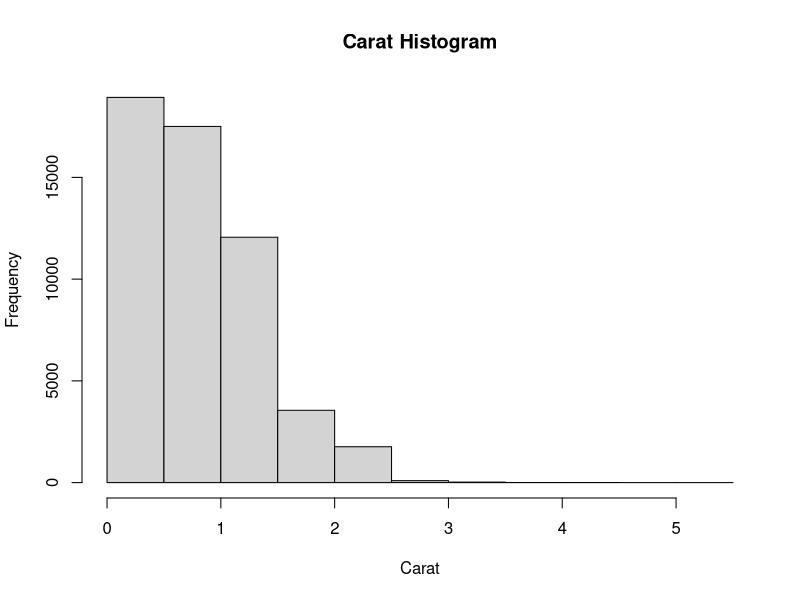
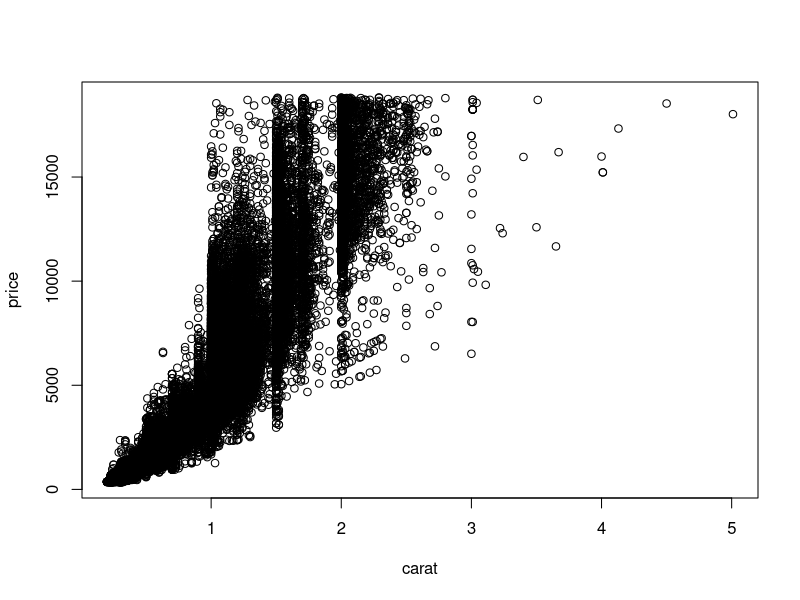
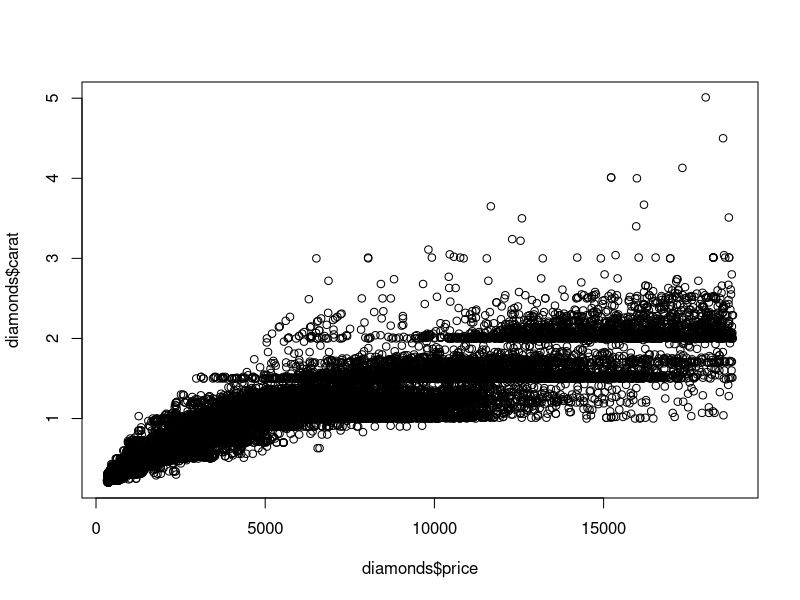
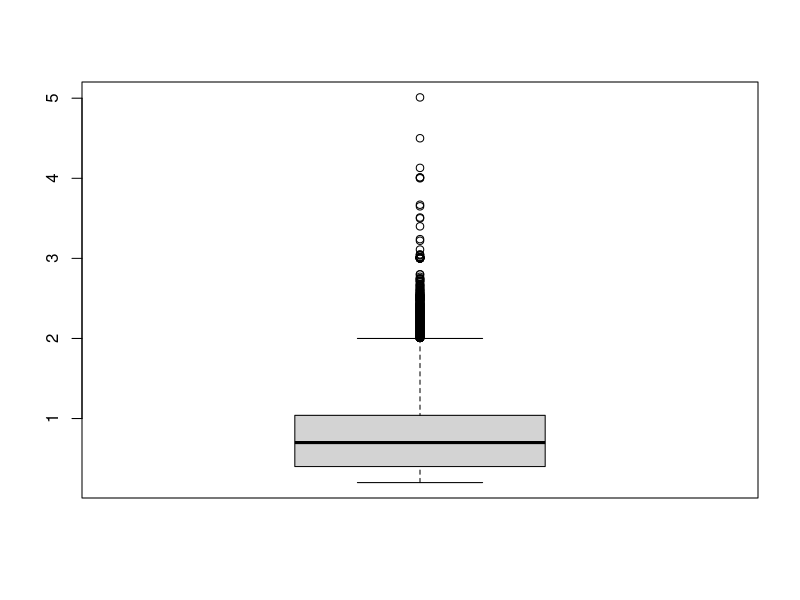
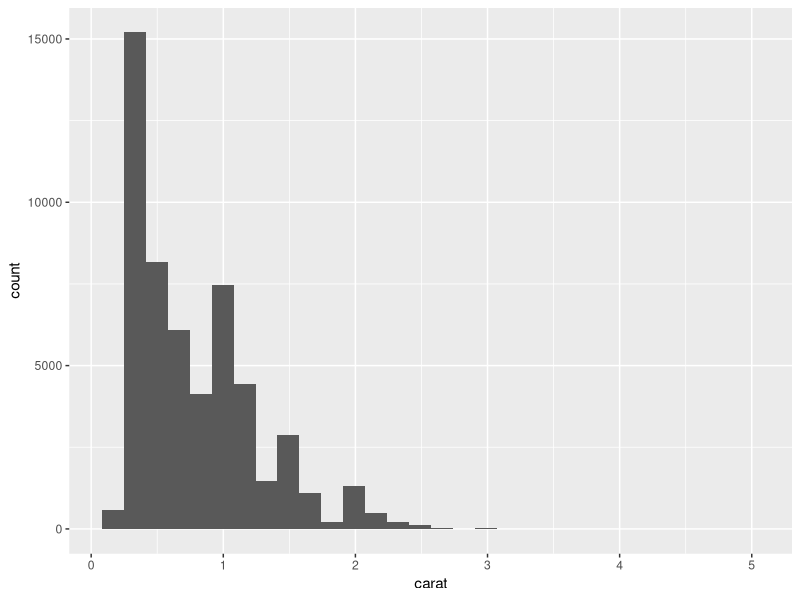
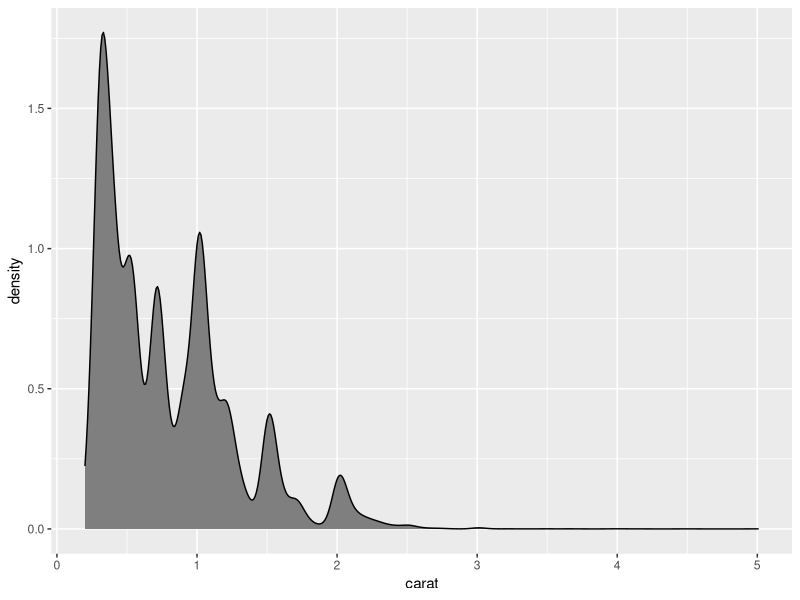
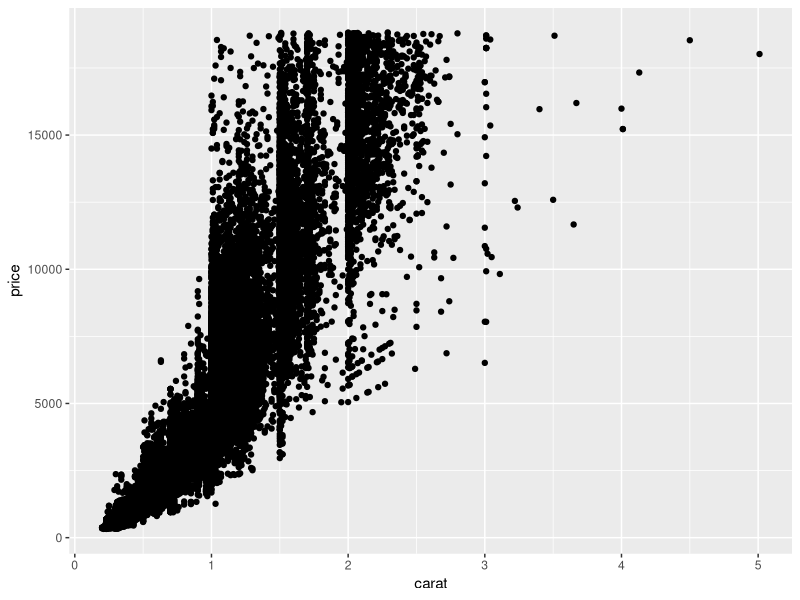
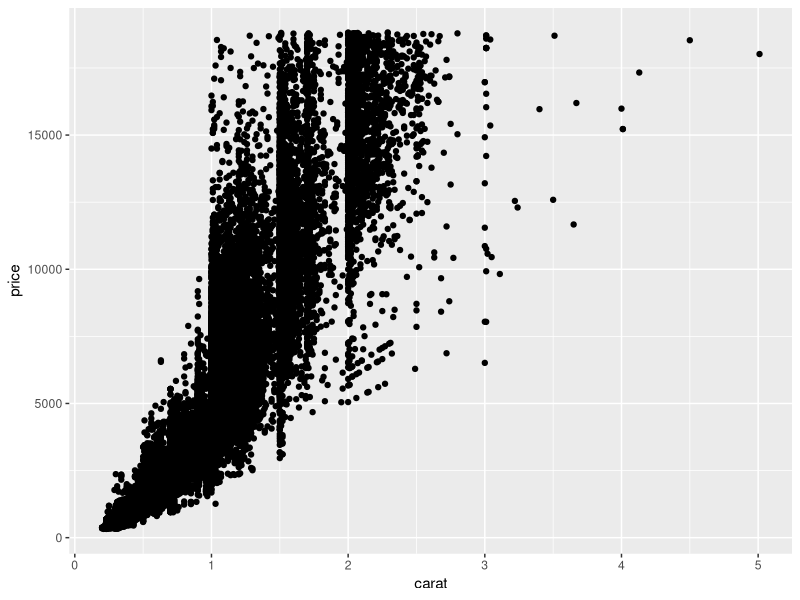

The R script that drew these images, in order:
##### Intro
# Most R graphing is done with ggplot2, but helpful to first 
#learn some base R plotting functionality


### Base Graphics


#Load some test data from ggplot2
library(ggplot2)
data(diamonds)
head(diamonds)

#Generate histogram of carat field
hist(diamonds$carat, main="Carat Histogram", xlab="Carat")
#main argument specifies the title (cuz that makes sense)

#Scatterplot of price vs carat using formula notation
plot(price ~ carat, data=diamonds)
#This means price against carat, or price on y vs carat on x
#Could achieve same thing directly
plot(diamonds$price,diamonds$carat)

#Can also do boxplots in base R
boxplot(diamonds$carat)


##### ggplot
# Basic syntax is ggplot(data) 
# then we add (with +) layers such as which geom to use and any 
#aesthetics specifying which variable gets mapped to which 
#axis or other plot feature

#Recreate hist
ggplot(data=diamonds) + geom_histogram(aes(x=carat))

#Create density plot, add fill color
ggplot(data=diamonds) + geom_density(aes(x=carat),
                                     fill='grey50')

#We can call aes inside of ggplot instead of inside geom
ggplot(diamonds, aes(x=carat,y=price)) + geom_point()
#What happens if we add it to geom_point?
ggplot(diamonds) + geom_point(aes(x=carat,y=price))
#Seems to work either way, maybe changes if we want diff geom's to
#have different aes

#Can save plots 
g <-ggplot(diamonds,aes(x=carat, y=price))

#Now we can add layers
#View columns of data
names(diamonds)

#Now vary color by color field, which has about 7 unique values
unique(diamonds$color)
g + geom_point(aes(color=color))
#Note: color field does not specify the color, it just contains
#7 different categories: D, E, ..., J

# Can make faceted plots, making different plot for each
#unique values of given field
# Apply facet_wrap by color field
g + geom_point(aes(color=color)) + facet_wrap(~color)
#This will create different plot for each value of color

#facet_wrap creates separate pane for each value of color
#Can also use facet_grid to put same values in saem row/col
#of resulting grid
g + geom_point(aes(color=color)) + facet_grid(cut~clarity)

#Plot histograms of caret field faceted on color values
ggplot(diamonds,aes(x=carat)) + geom_histogram() + facet_wrap(~color)


#Boxplot
ggplot(diamonds,aes(y=carat)) + geom_boxplot()
#sometimes have to force in aes(x=1) as dummy x aesthetic
#Or show multiple ones
ggplot(diamonds, aes(y=carat, x=cut)) + geom_boxplot()

#Violin plots - similar to boxplot but also shows density
ggplot(diamonds, aes(y=carat, x=cut)) + geom_violin()

#Can plot multiple layers
#But note that layers will be ON TOP of other layers
#This will cover up points with violin
ggplot(diamonds, aes(y=carat, x=cut)) + geom_point() + geom_violin()
#This will plot points on top of violin
ggplot(diamonds, aes(y=carat, x=cut)) + geom_violin() + geom_point()

#Line plots
#Note that we can use any ggplot2 data, such as economics,
#within ggplot() without having to load it with data(economic),
#though we would need to load it to view it on its own
ggplot(economics, aes(x=date, y=pop)) + geom_line()
#Or maybe economics is inlcuded in base R?

#Sometimes need to use aes(group=1) within geom_line as hacky
#solution, as sometimes lines can't be plotted without a 
#group aesthetic

#Plot date range
library(lubridate)
#Create year field
economics$year <- year(economics$date)
#Create month field
#label=TRUE means use month name, not number
economics$month  <- month(economics$date, label=TRUE)
head(economics)
#Get just data after 2000
econ2020 <- economics[which(economics$year>=2000),]
# load the scales package for better axis formatting
library(scales)
names(econ2020)

# Build plot that plots diff color line for each year
ggplot(econ2020,aes(x=month,y=pop)) + 
  geom_line(aes(color=year))

#Doesn't quite work.  
#First, year is double so it gets treated as continuous
#with continuous colorbar.  Set it to factor
ggplot(econ2020,aes(x=month,y=pop)) + 
  geom_line(aes(color=factor(year)))

# We also need to add a GROUP within geom_line aes
#to break lines into different groups
#So facet_wrap plots different pane for each value,
#but GROUP plots different element (e.g. line) on same pane
ggplot(econ2020,aes(x=month,y=pop)) + 
  geom_line(aes(color=factor(year),group=year))

#Some more formatting
g <- ggplot(econ2020,aes(x=month,y=pop)) + 
  geom_line(aes(color=factor(year),group=year))
# name the legend "Year"
g <- g + scale_color_discrete(name="Year")
# format the y axis
g <- g + scale_y_continuous(labels=comma)
# add a title and axis labels
g <- g + labs(title="Population Growth", x="Month", y="Population")
# plot the graph
g


## Can easily change themes
install.packages("ggthemes")
library(ggthemes)

#Build plot 
g2 <- ggplot(diamonds, aes(x=carat, y=price)) +
  geom_point(aes(color=color))
g2

#Try a few themes
g2 + theme_economist() + scale_colour_economist()
g2 + theme_excel() + scale_colour_excel()
g2 + theme_tufte()
g2 + theme_wsj()